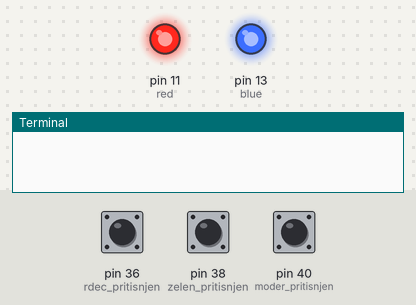
This program was run on a simulated Raspberry Pi (header pin numbers). Parts: output pins drawn as LEDs (lit = HIGH), the last lines printed to the terminal. Dashed ring = blinking. The test bench sets the inputs (shaded band); at power-on: pin 36 (rdec_pritisnjen) HIGH, pin 38 (zelen_pritisnjen) HIGH, pin 40 (moder_pritisnjen) HIGH.

Above: at 1.2 s.
1.3 s: pin 36 (rdec_pritisnjen) pulled LOW for 0.15 s
At 1.4 s:
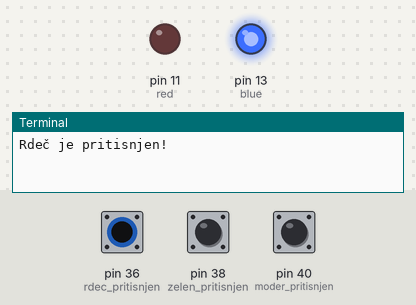
3.0 s: pin 38 (zelen_pritisnjen) pulled LOW for 0.15 s
At 3.1 s:
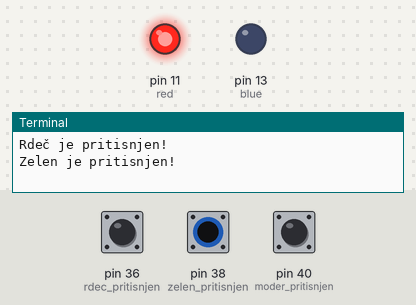
4.7 s: pin 40 (moder_pritisnjen) pulled LOW for 0.15 s
At 6.0 s:
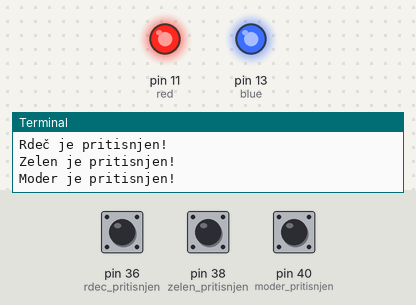
6.3 s: pin 40 (moder_pritisnjen) pulled LOW for 3.2 s
At 7.4 s:
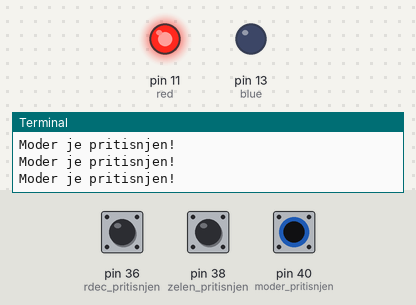
11.0 s: pin 36 (rdec_pritisnjen) pulled LOW for 3.2 s
At 12.2 s:
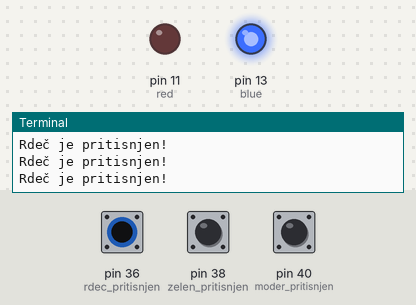
15.7 s: pin 36 (rdec_pritisnjen) driven LOW and pin 38 (zelen_pritisnjen) driven LOW
At 16.0 s:
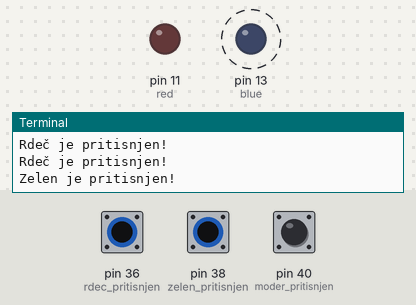
Timing chart, 0 to 19.7 s (numbered marks = the images above; inputs shaded):
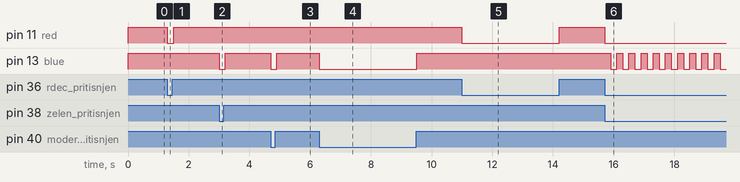

Measured:
- after the input at 1.3 s, pin 11 (red): HIGH → LOW at once, → HIGH 0.20 s later
- after the input at 3.0 s, pin 13 (blue): HIGH → LOW at once, → HIGH 0.20 s later
- after the input at 4.7 s, pin 13 (blue): HIGH → LOW at once, → HIGH 0.20 s later
- after the input at 6.3 s, pin 13 (blue): HIGH → LOW at once, → HIGH 3.2 s later
- after the input at 11.0 s, pin 11 (red): HIGH → LOW at once, → HIGH 3.2 s later
- after the input at 15.7 s, pin 11 (red): HIGH → LOW at once; pin 13 (blue): alternates HIGH for 0.20 s and LOW for 0.20 s, starting after 0.20 s

The program:

02_RGB_LED-gumb.koncen.py
```python
#!/usr/bin/env Pyhrn
# -*- coding: utf-8 -*-

import time
import RPi.GPIO as GPIO

red = 11
blue = 13
green = 13

# Inicializacija pinov za posamezni priklop
GPIO.setmode(GPIO.BOARD)
GPIO.setup(red, GPIO.OUT)       # Določimo način pina na izhod.
GPIO.output(red, GPIO.HIGH)     # Napetost na pinu red ugasnemo (HIGH).
GPIO.setup(blue, GPIO.OUT)
GPIO.output(blue, GPIO.HIGH)
GPIO.setup(green, GPIO.OUT)
GPIO.output(green, GPIO.HIGH)


# Inicializacija gumba
GPIO.setmode(GPIO.BOARD)
GPIO.setup(36, GPIO.IN, pull_up_down=GPIO.PUD_UP)
GPIO.setup(38, GPIO.IN, pull_up_down=GPIO.PUD_UP)
GPIO.setup(40, GPIO.IN, pull_up_down=GPIO.PUD_UP)
# Inicializacijo dodaj se za ostala gumba


try:
    # Z zanko while True ponavljamo program neskončno krat.
    while True:
        # Preverjaj stanje gumbov
        rdec_pritisnjen = GPIO.input(36)
        zelen_pritisnjen = GPIO.input(38)
        moder_pritisnjen = GPIO.input(40)

        # Vklop rdece
        if rdec_pritisnjen == False:
            print('Rdeč je pritisnjen!')
            GPIO.output(red, GPIO.LOW)
            time.sleep(0.2)
        else:
            GPIO.output(red, GPIO.HIGH)

        # Vklop zelene
        if zelen_pritisnjen == False:
            print('Zelen je pritisnjen!')
            GPIO.output(green, GPIO.LOW)
            time.sleep(0.2)
        else:
            GPIO.output(green, GPIO.HIGH)

        # Vklop modre
        if moder_pritisnjen == False:
            print('Moder je pritisnjen!')
            GPIO.output(blue, GPIO.LOW)
            time.sleep(0.2)
        else:
            GPIO.output(blue, GPIO.HIGH)


except KeyboardInterrupt:
    # Za prekinitev programa uporabi kombinacijo C-c. Ko program zazna
    # prekinitev sproži pokliče še spodnje.

    GPIO.output(red, GPIO.HIGH)  # Ugasni led
    GPIO.output(blue, GPIO.HIGH)
    GPIO.output(green, GPIO.HIGH)
    GPIO.cleanup()              # Počisti GPIO.
```
